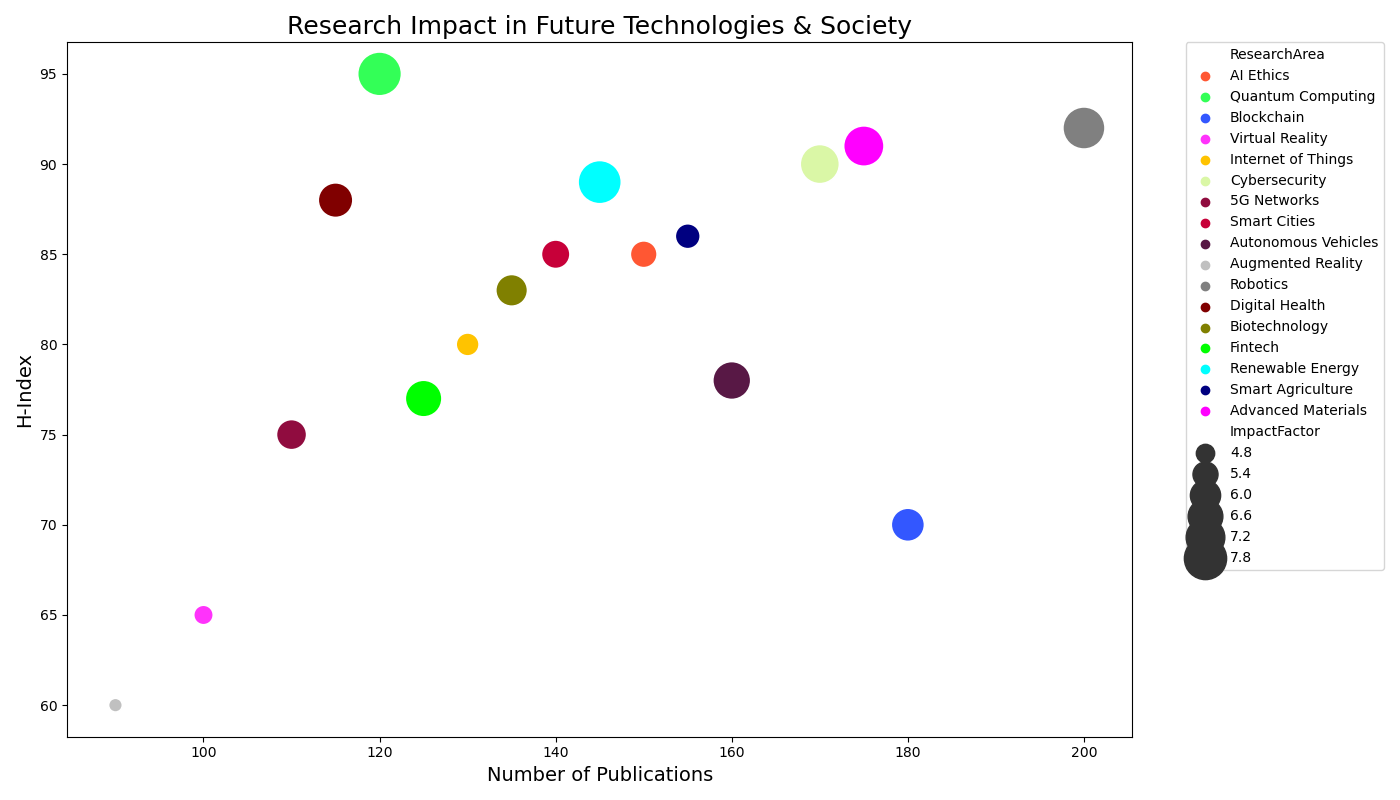

Here is the Python script that generated this plot:

import pandas as pd
import seaborn as sns
import matplotlib.pyplot as plt

data = {
    'ResearchArea': ['AI Ethics', 'Quantum Computing', 'Blockchain', 'Virtual Reality', 'Internet of Things', 'Cybersecurity', '5G Networks', 'Smart Cities', 'Autonomous Vehicles', 'Augmented Reality', 'Robotics', 'Digital Health', 'Biotechnology', 'Fintech', 'Renewable Energy', 'Smart Agriculture', 'Advanced Materials'],
    'Publications': [150, 120, 180, 100, 130, 170, 110, 140, 160, 90, 200, 115, 135, 125, 145, 155, 175],
    'H-Index': [85, 95, 70, 65, 80, 90, 75, 85, 78, 60, 92, 88, 83, 77, 89, 86, 91],
    'ImpactFactor': [5.6, 8.1, 6.4, 4.9, 5.2, 7.3, 6.0, 5.8, 7.1, 4.5, 7.8, 6.6, 6.2, 6.9, 8.0, 5.4, 7.5]
}

df = pd.DataFrame(data)

plt.figure(figsize=(14, 8))
bubble_chart = sns.scatterplot(
    data=df, 
    x='Publications', 
    y='H-Index', 
    size='ImpactFactor', 
    sizes=(100, 1000), 
    hue='ResearchArea', 
    palette=['#FF5733', '#33FF57', '#3357FF', '#FF33FB', '#FFC300', '#DAF7A6', '#900C3F', '#C70039', '#581845', '#C0C0C0', '#808080', '#800000', '#808000', '#00FF00', '#00FFFF', '#000080', '#FF00FF']
)

plt.title('Research Impact in Future Technologies & Society', fontsize=18)
plt.xlabel('Number of Publications', fontsize=14)
plt.ylabel('H-Index', fontsize=14)
plt.legend(bbox_to_anchor=(1.05, 1), loc='upper left', borderaxespad=0)

plt.tight_layout()
plt.show()
